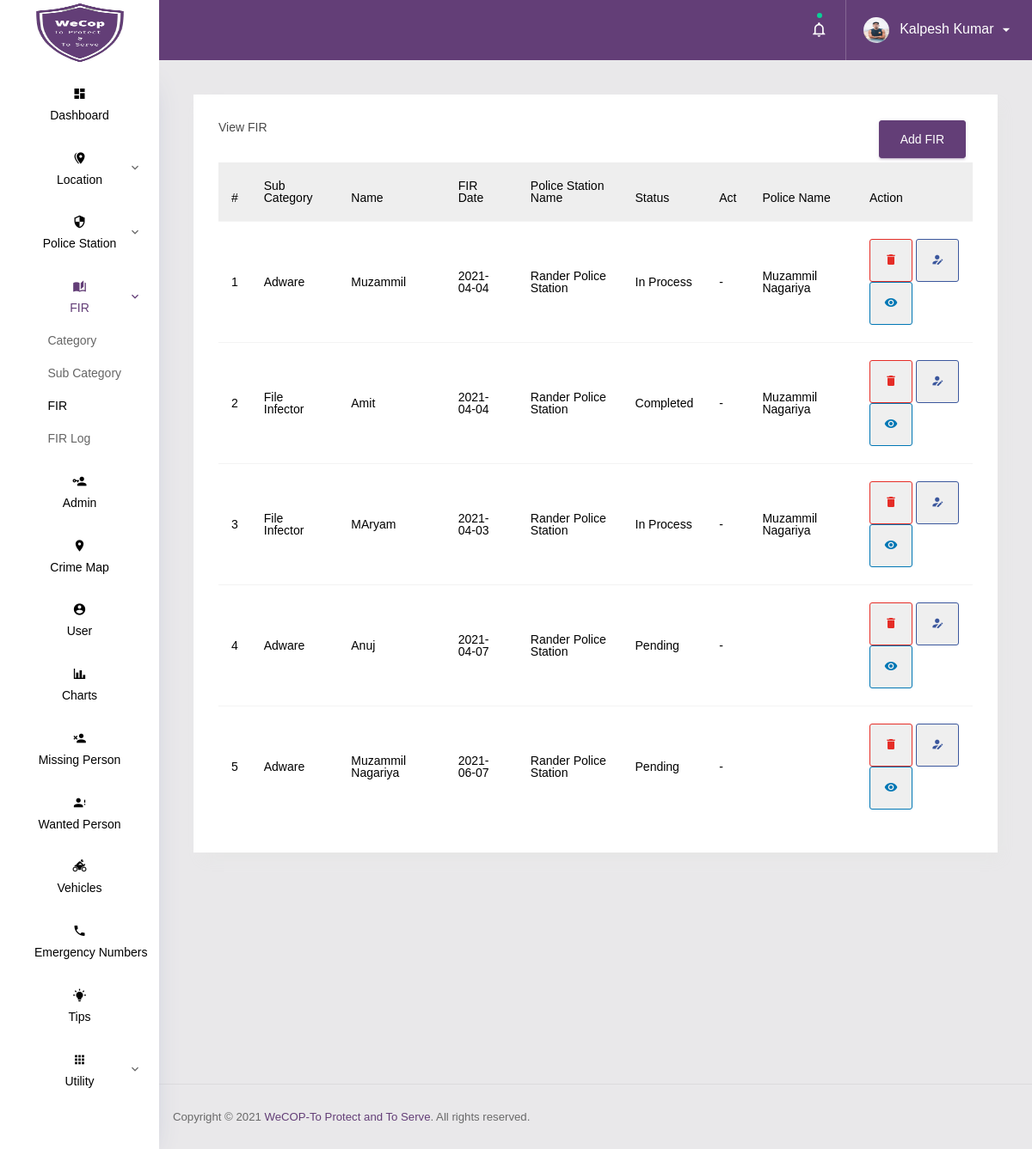
The app's page /admin/viewFIR.php (signed in) with its own data.
### tables this page shows
CREATE TABLE `tbl_fir` (
  `fir_id` int(11) NOT NULL,
  `subcat_id` int(11) NOT NULL,
  `cname` text NOT NULL,
  `contact` text NOT NULL,
  `email` text NOT NULL,
  `user_id` int(11) DEFAULT NULL,
  `title` text NOT NULL,
  `description` text NOT NULL,
  `scrimedate` date DEFAULT NULL,
  `scrimetime` time DEFAULT NULL,
  `ecrimedate` date DEFAULT NULL,
  `ecrimetime` time DEFAULT NULL,
  `fir_type` text NOT NULL,
  `ismissing` varchar(3) DEFAULT NULL,
  `firdate` date DEFAULT NULL,
  `firtime` time DEFAULT NULL,
  `address` text NOT NULL,
  `landmark` text NOT NULL,
  `pincode` int(6) NOT NULL,
  `policestation_id` int(11) DEFAULT NULL,
  `latitude` text DEFAULT NULL,
  `longtitude` text DEFAULT NULL,
  `status` varchar(50) DEFAULT 'Pending',
  `act` text DEFAULT NULL,
  `p_userid` int(11) DEFAULT NULL,
  `imageurl1` text DEFAULT NULL,
  `imageurl2` text DEFAULT NULL,
  `added_datetime` datetime NOT NULL DEFAULT current_timestamp()
);

CREATE TABLE `tbl_subcategory` (
  `subcat_id` int(11) NOT NULL,
  `cat_id` int(11) NOT NULL,
  `subcat_name` varchar(50) NOT NULL,
  `subcat_description` varchar(200) NOT NULL,
  `subcat_image` varchar(50) NOT NULL
);

CREATE TABLE `tbl_policestation` (
  `policestation_id` int(11) NOT NULL,
  `policestation_name` varchar(50) NOT NULL,
  `zone_id` int(11) NOT NULL,
  `addressline1` varchar(100) NOT NULL,
  `addressline2` varchar(100) NOT NULL,
  `landmark` text NOT NULL,
  `pincode` int(6) NOT NULL,
  `latitude` text DEFAULT NULL,
  `longitude` text DEFAULT NULL,
  `isactive` varchar(3) NOT NULL,
  `regi_datetime` datetime DEFAULT current_timestamp(),
  `photo_url` varchar(50) DEFAULT NULL,
  `contactnumber` varchar(50) NOT NULL,
  `username` varchar(50) NOT NULL,
  `password` varchar(50) NOT NULL,
  `policename` varchar(50) NOT NULL,
  `contact` varchar(50) NOT NULL,
  `gender` varchar(15) NOT NULL,
  `emailid` varchar(50) NOT NULL
);

CREATE TABLE `tbl_policestation_subuser` (
  `p_userid` int(11) NOT NULL,
  `policestation_id` int(11) NOT NULL,
  `pname` varchar(50) NOT NULL,
  `contact` varchar(50) NOT NULL,
  `email` varchar(50) NOT NULL,
  `profilephoto` varchar(50) NOT NULL,
  `gender` varchar(15) NOT NULL,
  `username` varchar(50) NOT NULL,
  `password` varchar(50) NOT NULL,
  `isblock` varchar(3) NOT NULL,
  `regi_datetime` datetime DEFAULT current_timestamp(),
  `isverify` varchar(3) DEFAULT 'N',
  `token` text DEFAULT NULL,
  `otp` int(4) DEFAULT NULL
);

### admin/enc.php (called while the page is built)
<?php
function my_simple_crypt( $string, $action = 'e' ) {
$secret_key = 'my_simple_secret_key';
$secret_iv = 'my_simple_secret_iv';
$output = false;
$encrypt_method = "AES-256-CBC";
$key = hash( 'sha256', $secret_key );
$iv = substr( hash( 'sha256', $secret_iv ), 0, 16 );
if( $action == 'e' ) {
$output = base64_encode( openssl_encrypt( $string, $encrypt_method, $key, 0, $iv ) );
}
else if( $action == 'd' ){
$output = openssl_decrypt( base64_decode( $string ), $encrypt_method, $key, 0, $iv );
}
return $output;
}
?>

### admin/viewFIR.php (the view, shortened to what this page needs)
<?php include 'connection.php';?>
<?php include 'enc.php'; ?>
<!DOCTYPE html>
<html lang="en">
<head>
  <link rel="stylesheet" href="css/materialdesignicons.min.css">
  <link rel="stylesheet" href="css/vendor.bundle.base.css">
  <link rel="stylesheet" href="css/vendor.bundle.addons.css">
  <link rel="stylesheet" href="css/style.css">
</head>
<body class="sidebar-mini">
  <div class="container-scroller">
    <?php include 'header.php'; ?>
    <div class="container-fluid page-body-wrapper">
      <?php include 'navbar.php'; ?>
      <div class="main-panel">
        <div class="content-wrapper">
          <div class="card">
            <div class="card-body">
             <div class="row">
              <div class="col-6">
              <h4 class="card-title">View FIR</h4>
              </div>
              <div class="col-6">
                <button type="submit" name="btnstate" class="btn btn-primary mr-2 float-right" onclick="document.location.href='addFIR.php'">Add FIR</button>
              </div>
             </div>
              <div class="row">
                <div class="col-12">
                  <div class="table-responsive">
                    <table id="order-listing" class="table">
                       <thead>
                        <tr>
                            <th>#</th>
                            <th>Sub Category</th>
                            <th>Name</th>
                            <th>FIR Date</th>
                            <th>Police Station Name</th>
                            <th>Status</th>
                            <th>Act</th>
                            <th>Police Name</th>
                            <th>Action</th>
                        </tr>
                      </thead>
                      <tbody>
                      <?php
                      $count=1;
                      $result=mysqli_query($conn,"select f.*,s.subcat_name,x.policestation_name,p.pname from tbl_fir as f left join tbl_subcategory as s on f.subcat_id=s.subcat_id left join tbl_policestation as x on f.policestation_id=x.policestation_id left join tbl_policestation_subuser as p on f.p_userid=p.p_userid") or die(mysqli_error($conn));
                      while($row=mysqli_fetch_assoc($result))
                      {
                      ?>
                      <tr>
                        <td><?php echo $count;$count++; ?></td>
                        <td><?php echo $row["subcat_name"]; ?></td>
                        <td><?php echo $row["cname"]; ?></td>
                        <td><?php echo $row["firdate"]; ?></td>
                        <td><?php echo $row["policestation_name"]; ?></td>
                        <td><?php echo $row["status"]; ?></td>
                        <td>-</td>
                        <td><?php echo $row["pname"]; ?></td>
                        <td>
                          <button class="btn btn-social-icon btn-outline-youtube" onclick="showpopup(<?php echo $row["fir_id"]; ?>);"><i class="mdi mdi-delete"></i></button>
                          <button class="btn btn-social-icon btn-outline-facebook" onclick="document.location.href='updateFIR.php?updateid=<?php echo my_simple_crypt($row["fir_id"],'e'); ?>';"><i class="mdi mdi-account-edit"></i></button>
                          <button type="button" class="btn btn-social-icon btn-outline-linkedin" onclick="window.location='FIRprofile.php?id=<?php echo my_simple_crypt($row["fir_id"],'e'); ?>'"><i class="mdi mdi-eye"></i></button>
                        </td>
                      </tr>
                      <?php
                      }
                      ?>
                      </tbody>
                    </table>
                  </div>
                </div>
              </div>
            </div>
          </div>
        </div>
        <?php include'footer.php';?>
      </div>
    </div>
  </div>
</body>
</html>

### records on screen
tbl_fir: subcat.subcat_name "Adware", cname "Muzammil", firdate "2021-04-04", policestation.policestation_name "Rander Police Station", status "In Process", p_userid.pname "Muzammil Nagariya"
tbl_fir: subcat.subcat_name "File Infector", cname "Amit", firdate "2021-04-04", policestation.policestation_name "Rander Police Station", status "Completed", p_userid.pname "Muzammil Nagariya"
tbl_fir: subcat.subcat_name "File Infector", cname "MAryam", firdate "2021-04-03", policestation.policestation_name "Rander Police Station", status "In Process", p_userid.pname "Muzammil Nagariya"
tbl_fir: subcat.subcat_name "Adware", cname "Anuj", firdate "2021-04-07", policestation.policestation_name "Rander Police Station", status "Pending"
tbl_fir: subcat.subcat_name "Adware", cname "Muzammil Nagariya", firdate "2021-06-07", policestation.policestation_name "Rander Police Station", status "Pending"

### other values on screen
$_SESSION["name"] "Kalpesh Kumar"
